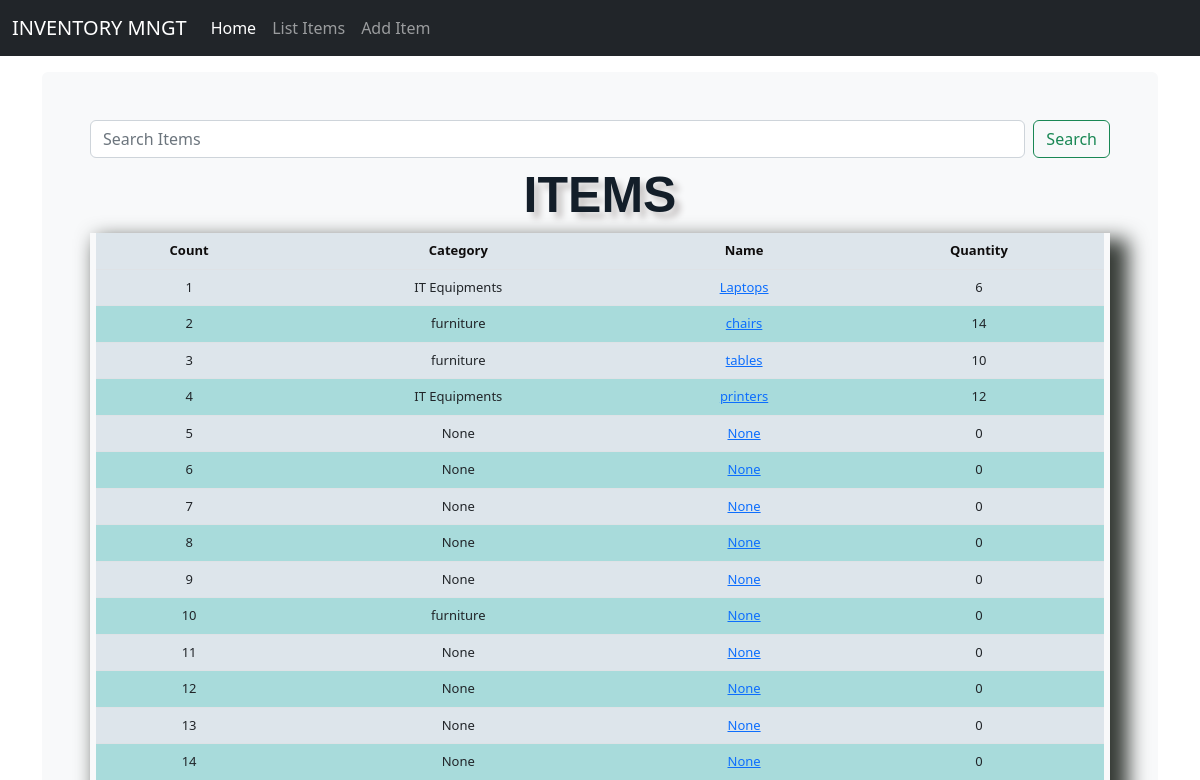
/list_items/ (upper part), run on an earlier commit of the app's database.
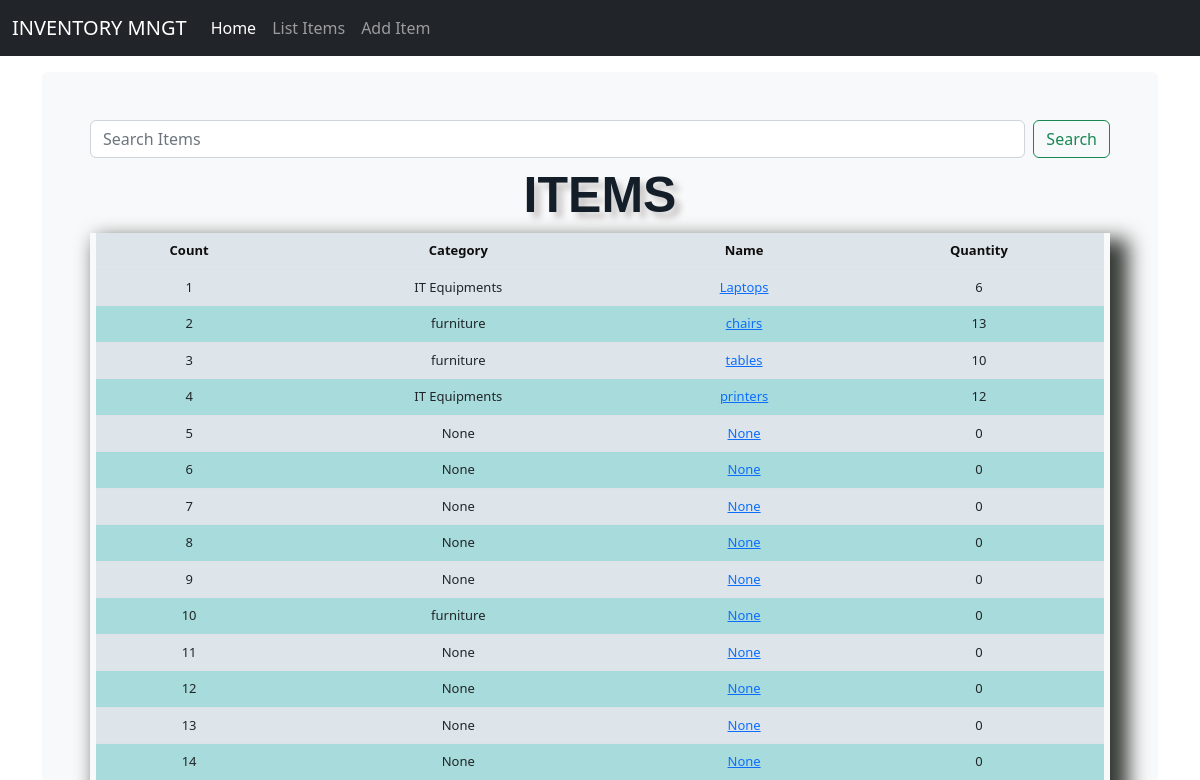
And on a later commit of the database.
### Inventory_mngt_sys/models.py (models this page shows, shortened)
class Stock(models.Model):
    category = models.CharField(max_length=50 , blank=True , null=True)
    item_name = models.CharField(max_length=50 , blank=True , null=True)
    quantity = models.IntegerField(default='0' , blank=True , null=True)
    recieved_quantity = models.IntegerField(default='0' , blank=True , null=True)
    recieved_by = models.CharField(max_length=50 , blank=True , null=True)
    issued_quantity = models.IntegerField(default='0' , blank=True , null=True)
    issued_by = models.CharField(max_length=50 , blank=True , null=True)
    phone_number = models.CharField(max_length=15 , blank=True , null=True)
    reorder_level = models.IntegerField(default='0' , blank=True , null=True)
    last_updated = models.DateTimeField(auto_now_add=False , auto_now=True)

### Inventory_mngt_sys/views.py (the view)
# urls.py: path('list_items/', views.list_items , name = 'list_item' ) ,
def list_items(request):
    search = request.GET.get("search")
    stock = Stock.objects.all()
    context = {
        "stock"  : stock,
        }
    if request.method == 'GET':
        if search is not None:
            search = Stock.objects.filter(category__icontains=search)
            context = {
            "stock"  :  search,
      }
    return render(request , "list_items.html", context)

### Inventory_mngt_sys/templates/list_items.html
{% extends 'main.html' %}
{% load crispy_forms_tags %}
{% load static %}
{% block content %}
    <div class="jumbotron">
        <form class="d-flex" method="get" role="search">
            <input class="form-control me-2" name="search" type="search" placeholder="Search Items" aria-label="Search">
            <button class="btn btn-outline-success" type="submit">Search</button>
          </form>
        <div class="header">ITEMS</div>
        <div class="display_table">
        <table class="table">
            <thead>
                <tr>
                    <th>Count</th>
                    <th>Category</th>
                    <th>Name</th>
                    <th>Quantity</th>
                </tr>
            </thead>
            {% for stock_item in stock %}
            <tr>
                <td>{{forloop.counter}}</td>
                <td>{{stock_item.category}} </td>
                <td><a href= "{% url 'update_item' stock_item.id %}">{{stock_item.item_name}}</a></td>
                <td>{{stock_item.quantity}}</td>
            </tr>
            {% endfor %}
        </table>
    </div>
    </div>
{% endblock %}

What changed in the data, as far as the page shows it:
changed Stock "chairs": quantity "14" → "13"
